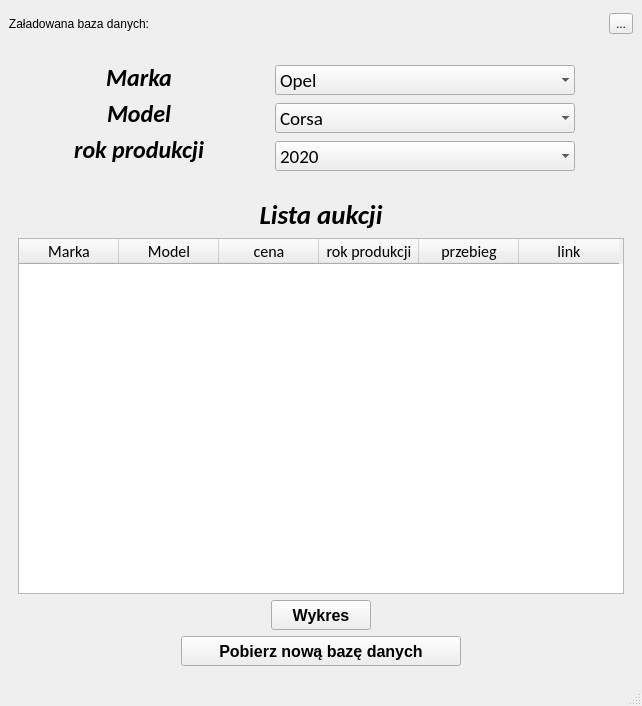
<?xml version="1.0" encoding="UTF-8"?>
<ui version="4.0">
 <class>MainWindow</class>
 <widget class="QMainWindow" name="MainWindow">
  <property name="geometry">
   <rect>
    <x>0</x>
    <y>0</y>
    <width>642</width>
    <height>706</height>
   </rect>
  </property>
  <property name="mouseTracking">
   <bool>true</bool>
  </property>
  <property name="windowTitle">
   <string>MainWindow</string>
  </property>
  <widget class="QWidget" name="centralwidget">
   <layout class="QVBoxLayout" name="verticalLayout">
    <item>
     <layout class="QHBoxLayout" name="horizontalLayout_2">
      <item>
       <widget class="QLabel" name="label_database_text">
        <property name="minimumSize">
         <size>
          <width>140</width>
          <height>30</height>
         </size>
        </property>
        <property name="maximumSize">
         <size>
          <width>140</width>
          <height>30</height>
         </size>
        </property>
        <property name="text">
         <string>Załadowana baza danych:</string>
        </property>
        <property name="alignment">
         <set>Qt::AlignRight|Qt::AlignTrailing|Qt::AlignVCenter</set>
        </property>
       </widget>
      </item>
      <item>
       <widget class="QLabel" name="lab_database_loadedi_info">
        <property name="text">
         <string/>
        </property>
       </widget>
      </item>
      <item>
       <widget class="QToolButton" name="toolButton">
        <property name="text">
         <string>...</string>
        </property>
       </widget>
      </item>
     </layout>
    </item>
    <item>
     <widget class="QWidget" name="widget_label_i_listy" native="true">
      <property name="maximumSize">
       <size>
        <width>619</width>
        <height>210</height>
       </size>
      </property>
      <layout class="QHBoxLayout" name="horizontalLayout">
       <item>
        <widget class="QWidget" name="widget_label" native="true">
         <property name="maximumSize">
          <size>
           <width>200</width>
           <height>200</height>
          </size>
         </property>
         <layout class="QVBoxLayout" name="verticalLayout_5">
          <item>
           <widget class="QLabel" name="lab_marka">
            <property name="minimumSize">
             <size>
              <width>0</width>
              <height>0</height>
             </size>
            </property>
            <property name="maximumSize">
             <size>
              <width>1111111</width>
              <height>16777215</height>
             </size>
            </property>
            <property name="font">
             <font>
              <family>Calibri</family>
              <pointsize>18</pointsize>
              <weight>75</weight>
              <italic>true</italic>
              <bold>true</bold>
              <underline>false</underline>
              <strikeout>false</strikeout>
             </font>
            </property>
            <property name="mouseTracking">
             <bool>false</bool>
            </property>
            <property name="layoutDirection">
             <enum>Qt::LeftToRight</enum>
            </property>
            <property name="text">
             <string>Marka</string>
            </property>
            <property name="alignment">
             <set>Qt::AlignCenter</set>
            </property>
           </widget>
          </item>
          <item>
           <widget class="QLabel" name="lab_model">
            <property name="minimumSize">
             <size>
              <width>0</width>
              <height>0</height>
             </size>
            </property>
            <property name="maximumSize">
             <size>
              <width>1111111</width>
              <height>16777215</height>
             </size>
            </property>
            <property name="font">
             <font>
              <family>Calibri</family>
              <pointsize>18</pointsize>
              <weight>75</weight>
              <italic>true</italic>
              <bold>true</bold>
              <underline>false</underline>
              <strikeout>false</strikeout>
             </font>
            </property>
            <property name="mouseTracking">
             <bool>false</bool>
            </property>
            <property name="layoutDirection">
             <enum>Qt::LeftToRight</enum>
            </property>
            <property name="text">
             <string>Model</string>
            </property>
            <property name="alignment">
             <set>Qt::AlignCenter</set>
            </property>
           </widget>
          </item>
          <item>
           <widget class="QLabel" name="label_rokpr">
            <property name="minimumSize">
             <size>
              <width>0</width>
              <height>0</height>
             </size>
            </property>
            <property name="maximumSize">
             <size>
              <width>1111111</width>
              <height>16777215</height>
             </size>
            </property>
            <property name="font">
             <font>
              <family>Calibri</family>
              <pointsize>18</pointsize>
              <weight>75</weight>
              <italic>true</italic>
              <bold>true</bold>
              <underline>false</underline>
              <strikeout>false</strikeout>
             </font>
            </property>
            <property name="mouseTracking">
             <bool>false</bool>
            </property>
            <property name="layoutDirection">
             <enum>Qt::LeftToRight</enum>
            </property>
            <property name="autoFillBackground">
             <bool>false</bool>
            </property>
            <property name="text">
             <string>rok produkcji</string>
            </property>
            <property name="alignment">
             <set>Qt::AlignCenter</set>
            </property>
           </widget>
          </item>
         </layout>
        </widget>
       </item>
       <item>
        <widget class="QWidget" name="widget_listy" native="true">
         <property name="maximumSize">
          <size>
           <width>330</width>
           <height>16777215</height>
          </size>
         </property>
         <layout class="QVBoxLayout" name="verticalLayout_4">
          <property name="rightMargin">
           <number>9</number>
          </property>
          <property name="bottomMargin">
           <number>0</number>
          </property>
          <item>
           <widget class="QComboBox" name="wybor_marka">
            <property name="minimumSize">
             <size>
              <width>0</width>
              <height>30</height>
             </size>
            </property>
            <property name="maximumSize">
             <size>
              <width>300</width>
              <height>30</height>
             </size>
            </property>
            <property name="font">
             <font>
              <family>Calibri</family>
              <pointsize>14</pointsize>
              <weight>50</weight>
              <bold>false</bold>
             </font>
            </property>
            <property name="layoutDirection">
             <enum>Qt::LeftToRight</enum>
            </property>
            <property name="frame">
             <bool>false</bool>
            </property>
            <item>
             <property name="text">
              <string>Opel</string>
             </property>
            </item>
           </widget>
          </item>
          <item>
           <widget class="QComboBox" name="wybor_model">
            <property name="minimumSize">
             <size>
              <width>0</width>
              <height>30</height>
             </size>
            </property>
            <property name="maximumSize">
             <size>
              <width>300</width>
              <height>30</height>
             </size>
            </property>
            <property name="font">
             <font>
              <family>Calibri</family>
              <pointsize>14</pointsize>
              <weight>50</weight>
              <bold>false</bold>
             </font>
            </property>
            <property name="layoutDirection">
             <enum>Qt::LeftToRight</enum>
            </property>
            <property name="frame">
             <bool>false</bool>
            </property>
            <item>
             <property name="text">
              <string>Corsa</string>
             </property>
            </item>
           </widget>
          </item>
          <item>
           <widget class="QComboBox" name="wybor_rok_produkcji">
            <property name="minimumSize">
             <size>
              <width>0</width>
              <height>30</height>
             </size>
            </property>
            <property name="maximumSize">
             <size>
              <width>300</width>
              <height>30</height>
             </size>
            </property>
            <property name="font">
             <font>
              <family>Calibri</family>
              <pointsize>14</pointsize>
              <weight>50</weight>
              <bold>false</bold>
             </font>
            </property>
            <property name="layoutDirection">
             <enum>Qt::LeftToRight</enum>
            </property>
            <property name="frame">
             <bool>false</bool>
            </property>
            <item>
             <property name="text">
              <string>2020</string>
             </property>
            </item>
           </widget>
          </item>
         </layout>
        </widget>
       </item>
      </layout>
     </widget>
    </item>
    <item>
     <widget class="QWidget" name="widget_tabelki" native="true">
      <property name="minimumSize">
       <size>
        <width>624</width>
        <height>404</height>
       </size>
      </property>
      <layout class="QVBoxLayout" name="verticalLayout_3">
       <item>
        <widget class="QLabel" name="label_Listaaukcji">
         <property name="font">
          <font>
           <family>Calibri</family>
           <pointsize>20</pointsize>
           <weight>75</weight>
           <italic>true</italic>
           <bold>true</bold>
           <underline>false</underline>
           <strikeout>false</strikeout>
          </font>
         </property>
         <property name="mouseTracking">
          <bool>false</bool>
         </property>
         <property name="text">
          <string>Lista aukcji</string>
         </property>
         <property name="alignment">
          <set>Qt::AlignCenter</set>
         </property>
        </widget>
       </item>
       <item>
        <widget class="QTableWidget" name="tabelka">
         <property name="minimumSize">
          <size>
           <width>601</width>
           <height>321</height>
          </size>
         </property>
         <property name="maximumSize">
          <size>
           <width>2000</width>
           <height>2000</height>
          </size>
         </property>
         <property name="font">
          <font>
           <family>Calibri</family>
           <pointsize>12</pointsize>
          </font>
         </property>
         <column>
          <property name="text">
           <string>Marka</string>
          </property>
         </column>
         <column>
          <property name="text">
           <string>Model</string>
          </property>
         </column>
         <column>
          <property name="text">
           <string>cena</string>
          </property>
         </column>
         <column>
          <property name="text">
           <string>rok produkcji</string>
          </property>
         </column>
         <column>
          <property name="text">
           <string>przebieg</string>
          </property>
         </column>
         <column>
          <property name="text">
           <string>link</string>
          </property>
         </column>
        </widget>
       </item>
       <item alignment="Qt::AlignHCenter">
        <widget class="QPushButton" name="Button_wykres">
         <property name="minimumSize">
          <size>
           <width>100</width>
           <height>30</height>
          </size>
         </property>
         <property name="maximumSize">
          <size>
           <width>100</width>
           <height>30</height>
          </size>
         </property>
         <property name="font">
          <font>
           <pointsize>12</pointsize>
           <weight>75</weight>
           <bold>true</bold>
          </font>
         </property>
         <property name="layoutDirection">
          <enum>Qt::LeftToRight</enum>
         </property>
         <property name="text">
          <string>Wykres</string>
         </property>
        </widget>
       </item>
       <item alignment="Qt::AlignHCenter">
        <widget class="QPushButton" name="Button_loading">
         <property name="minimumSize">
          <size>
           <width>280</width>
           <height>30</height>
          </size>
         </property>
         <property name="maximumSize">
          <size>
           <width>280</width>
           <height>30</height>
          </size>
         </property>
         <property name="font">
          <font>
           <pointsize>12</pointsize>
           <weight>75</weight>
           <bold>true</bold>
          </font>
         </property>
         <property name="layoutDirection">
          <enum>Qt::LeftToRight</enum>
         </property>
         <property name="text">
          <string>Pobierz nową bazę danych</string>
         </property>
         <property name="iconSize">
          <size>
           <width>5</width>
           <height>5</height>
          </size>
         </property>
         <property name="autoRepeatInterval">
          <number>0</number>
         </property>
        </widget>
       </item>
      </layout>
     </widget>
    </item>
   </layout>
  </widget>
  <widget class="QMenuBar" name="menubar">
   <property name="geometry">
    <rect>
     <x>0</x>
     <y>0</y>
     <width>642</width>
     <height>21</height>
    </rect>
   </property>
  </widget>
  <widget class="QStatusBar" name="statusbar"/>
  <action name="action123">
   <property name="text">
    <string>123</string>
   </property>
  </action>
  <action name="action123_2">
   <property name="text">
    <string>123</string>
   </property>
  </action>
 </widget>
 <resources/>
 <connections/>
</ui>
